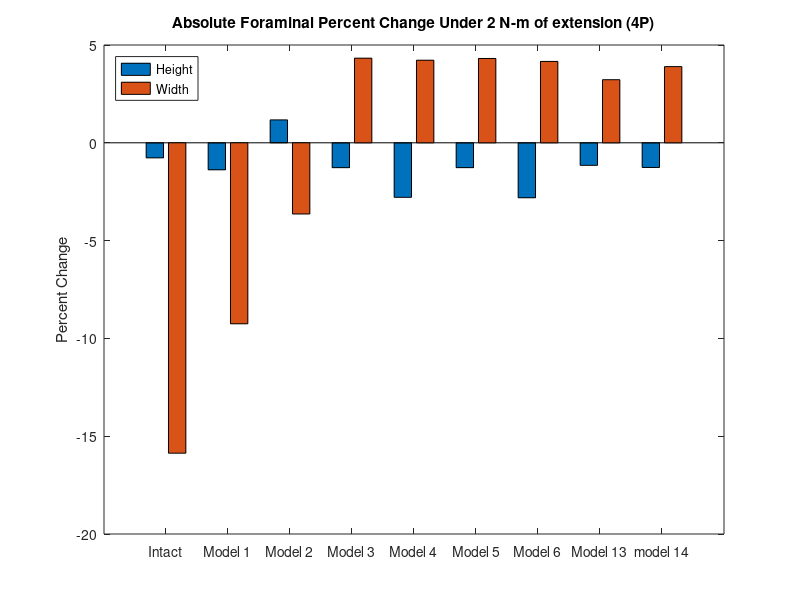
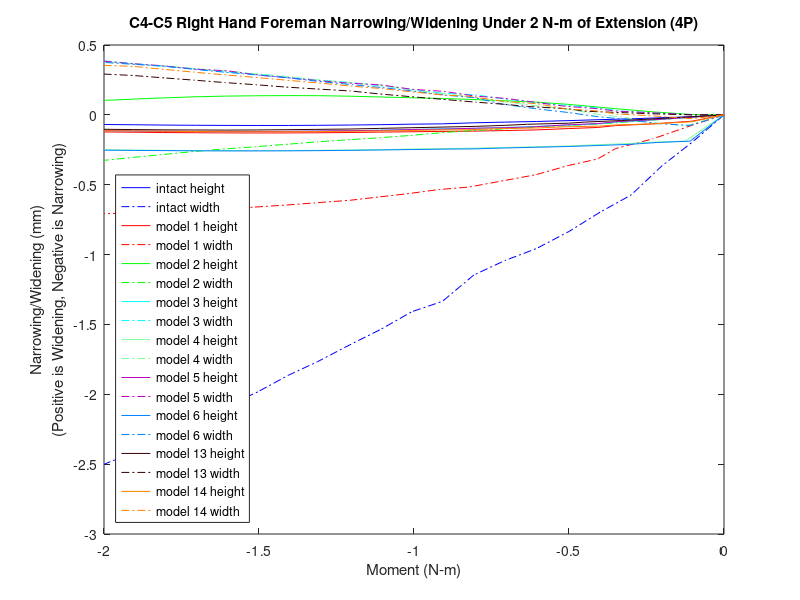

Write MATLAB code to recreate these figures, in order.
%% foreman height and width narrowing/widening 

% 4P!!
clear,clc
% for all models for the c3-c4 left hand side foreman under lateral bending (_n)
% 1297,16439,17116,14886

% Values for displacements have not been replaced. base coordinates have,
% but need checking. 
k=21;
zero1=[0 0 0 0 0 0 0 0 0 0 0 0 0 0 0 0 0 0 0 0 0];

mag15y=zero1;
mag15x=zero1;
width15=zero1;
height15=zero1;

mag14y=zero1;
mag14x=zero1;
width14=zero1;
height14=zero1;

mag13y=zero1;
mag13x=zero1;
width13=zero1;
height13=zero1;

mag6y=zero1;
mag6x=zero1;
width6=zero1;
height6=zero1;

mag5y=zero1;
mag5x=zero1;
width5=zero1;
height5=zero1;

mag4y=zero1;
mag4x=zero1;
width4=zero1;
height4=zero1;

mag3y=zero1;
mag3x=zero1;
width3=zero1;
height3=zero1;


mag2y=zero1;
mag2x=zero1;
width2=zero1;
height2=zero1;

mag1y=zero1;
mag1x=zero1;
width1=zero1;
height1=zero1;
% 1297,16439,17116,14886
%% model15_intact_TLC_4P
t15=[2 2.05 2.1 2.15 2.2 2.25 2.30198 2.35365 2.40358 2.45421 2.50322 2.55384 2.60384 2.65565 2.70225 2.75206 2.80139 2.85108 2.90339 2.95085 3];

% 1297
aa1=12.7746+[4.8745400e-01   7.1098000e-01   7.5894800e-01   7.8284700e-01   8.1055700e-01   8.6466900e-01   9.1772700e-01   9.5442400e-01   9.9266900e-01   1.0533800e+00   1.0750300e+00   1.1117600e+00   1.1430000e+00   1.1758400e+00   1.2010300e+00   1.2321200e+00   1.2582700e+00   1.2844500e+00   1.3094200e+00   1.3346200e+00   1.3540300e+00];
aa2=447.736+[1.5391800e+00   7.3117100e-02  -1.2879900e+00  -2.8774300e+00  -3.7581100e+00  -4.7082600e+00  -5.5177600e+00  -6.0889300e+00  -6.7514400e+00  -7.9321600e+00  -8.3829100e+00  -9.1527000e+00  -9.8147600e+00  -1.0525100e+01  -1.1091100e+01  -1.1786300e+01  -1.2376900e+01  -1.2996800e+01  -1.3598900e+01  -1.4229800e+01  -1.4714500e+01];
aa3=-690.116+[-1.1235400e+00  -1.0984800e+00  -1.0501600e+00  -1.0737400e+00  -1.1327100e+00  -1.2257600e+00  -1.3227900e+00  -1.3997200e+00  -1.4969100e+00  -1.6886600e+00  -1.7687100e+00  -1.9157100e+00  -2.0516100e+00  -2.2070600e+00  -2.3379800e+00  -2.5066500e+00  -2.6570300e+00  -2.8215900e+00  -2.9886000e+00  -3.1710600e+00  -3.3167800e+00];

% 16439
ab1=13.5613+[3.1910900e-01   4.8314600e-01   5.1638700e-01   5.2423200e-01   5.3838400e-01   5.7426200e-01   6.1039900e-01   6.3565800e-01   6.6204300e-01   7.0443000e-01   7.2006200e-01   7.4642700e-01   7.6849600e-01   7.9165700e-01   8.1024400e-01   8.3399100e-01   8.5463100e-01   8.7550300e-01   8.9527600e-01   9.1535900e-01   9.3026600e-01];
ab2=447.206+[1.0864800e+00   1.3108300e-02  -1.0086100e+00  -2.1850400e+00  -2.8240000e+00  -3.5050800e+00  -4.0815900e+00  -4.4876900e+00  -4.9591500e+00  -5.7980100e+00  -6.1183100e+00  -6.6657300e+00  -7.1362200e+00  -7.6424300e+00  -8.0467800e+00  -8.5437100e+00  -8.9666100e+00  -9.4116800e+00  -9.8452000e+00  -1.0300200e+01  -1.0650100e+01];
ab3=-699.132+[-9.9227400e-01  -9.9231100e-01  -9.5391000e-01  -9.7265800e-01  -1.0186800e+00  -1.0896000e+00  -1.1605400e+00  -1.2150100e+00  -1.2825500e+00  -1.4119200e+00  -1.4648700e+00  -1.5614200e+00  -1.6496300e+00  -1.7500100e+00  -1.8341100e+00  -1.9418500e+00  -2.0371800e+00  -2.1410000e+00  -2.2461400e+00  -2.3605600e+00  -2.4513100e+00];

% 17116
ac1=16.2684+[3.1756800e-01   4.9194000e-01   5.3138400e-01   5.4645000e-01   5.6556600e-01   6.0759700e-01   6.4963100e-01   6.7925800e-01   7.1052300e-01   7.6050600e-01   7.7871300e-01   8.0945400e-01   8.3528100e-01   8.6262600e-01   8.8443000e-01   9.1170300e-01   9.3518400e-01   9.5899600e-01   9.8161300e-01   1.0046100e+00   1.0217400e+00];
ac2=443.597+[1.2257500e+00   5.9939800e-02  -1.0529300e+00  -2.3371100e+00  -3.0367100e+00  -3.7847400e+00  -4.4197700e+00  -4.8681100e+00  -5.3893800e+00  -6.3190800e+00  -6.6747300e+00  -7.2832500e+00  -7.8071000e+00  -8.3715400e+00  -8.8228900e+00  -9.3783600e+00  -9.8517300e+00  -1.0350600e+01  -1.0837100e+01  -1.1348500e+01  -1.1742200e+01];
ac3=-706.266+[-1.1326600e+00  -1.0465100e+00  -9.2502300e-01  -8.5207800e-01  -8.5020900e-01  -8.7110300e-01  -9.0063000e-01  -9.2631500e-01  -9.6076000e-01  -1.0315700e+00  -1.0623800e+00  -1.1218600e+00  -1.1789000e+00  -1.2466500e+00  -1.3052500e+00  -1.3820200e+00  -1.4515400e+00  -1.5288000e+00  -1.6087400e+00  -1.6973800e+00  -1.7688100e+00];

% 14886
ad1=9.91704+[5.2208400e-01   7.4051400e-01   7.8165000e-01   7.9675600e-01   8.1873800e-01   8.6618600e-01   9.1289300e-01   9.4484100e-01   9.7771800e-01   1.0296100e+00   1.0481100e+00   1.0794700e+00   1.1060300e+00   1.1336900e+00   1.1548300e+00   1.1813200e+00   1.2036800e+00   1.2259200e+00   1.2470900e+00   1.2683500e+00   1.2848100e+00];
ad2=444.847+[1.4321600e+00   3.5929300e-02  -1.2518800e+00  -2.7480100e+00  -3.5722700e+00  -4.4582400e+00  -5.2101200e+00  -5.7389900e+00  -6.3512400e+00  -7.4392200e+00  -7.8536000e+00  -8.5601100e+00  -9.1663100e+00  -9.8152600e+00  -1.0331400e+01  -1.0964200e+01  -1.1500500e+01  -1.2062400e+01  -1.2607000e+01  -1.3176600e+01  -1.3613600e+01];
ad3=-691.954+[-1.0061900e+00  -1.0882900e+00  -1.1415000e+00  -1.2829500e+00  -1.4072900e+00  -1.5702900e+00  -1.7262500e+00  -1.8444100e+00  -1.9889900e+00  -2.2642800e+00  -2.3757000e+00  -2.5752100e+00  -2.7553100e+00  -2.9570300e+00  -3.1240000e+00  -3.3363700e+00  -3.5231600e+00  -3.7251500e+00  -3.9275400e+00  -4.1460800e+00  -4.3187800e+00];

ya1=aa1-ab1;
ya2=aa2-ab2;
ya3=aa3-ab3;
xa1=ad1-ac1;
xa2=ad2-ac2;
xa3=ad3-ac3;
x15=[xa1',xa2',xa3'];
y15=[ya1',ya2',ya3'];

for n=1:k
    mag15x(n)=sqrt(x15(n,1)^2+x15(n,2)^2+x15(n,3)^2);
end
for n=1:k
    mag15y(n)=sqrt(y15(n,1)^2+y15(n,2)^2+y15(n,3)^2);
end
for n=1:k
    width15(n)=mag15x(1,1)-mag15x(1,n);
end
for n=1:k
    height15(n)=mag15y(1,1)-mag15y(1,n);
end

%% model1_slideslide_tether/S2_4P
t1=[2 2.05126 2.11533 2.17471 2.20404 2.25121 2.30289 2.35286 2.41117 2.46025 2.51267 2.5564 2.60334 2.66048 2.70822 2.759 2.80923 2.85061 2.90524 2.95003 3];

% 1297
ae1=12.7746+[-3.0399900e-01  -7.5432800e-02   1.7124100e-01   3.3555600e-01   5.2012900e-01   6.3608500e-01   7.7414600e-01   8.5146400e-01   9.4529300e-01   9.8050100e-01   1.0412500e+00   1.0877300e+00   1.1378700e+00   1.1779500e+00   1.2141700e+00   1.2486200e+00   1.2814300e+00   1.3132300e+00   1.3442100e+00   1.3691800e+00   1.3877200e+00];
ae2=447.736+[2.4876100e+00   2.1333200e+00   1.3031900e+00   4.9049400e-01  -5.7909700e-01  -1.4160800e+00  -2.6571900e+00  -3.5536400e+00  -4.7884000e+00  -5.3235600e+00  -6.3504600e+00  -7.1985900e+00  -8.1879000e+00  -9.0433100e+00  -9.8663000e+00  -1.0717000e+01  -1.1562600e+01  -1.2396300e+01  -1.3214300e+01  -1.3908100e+01  -1.4435000e+01];
ae3=-690.116+[-1.1890200e+00  -1.5441500e+00  -1.5052000e+00  -1.4714800e+00  -1.4512800e+00  -1.4558700e+00  -1.4803200e+00  -1.5233000e+00  -1.6160100e+00  -1.6648600e+00  -1.7750100e+00  -1.8830100e+00  -2.0256600e+00  -2.1643200e+00  -2.3107800e+00  -2.4767200e+00  -2.6571400e+00  -2.8495800e+00  -3.0519100e+00  -3.2332900e+00  -3.3768400e+00];

% 16439
af1=13.5613+[-3.2124000e-01  -1.6303500e-01   9.5905500e-03   1.2867600e-01   2.6335500e-01   3.5166800e-01   4.5728400e-01   5.1578700e-01   5.8926400e-01   6.1745500e-01   6.6707100e-01   7.0612100e-01   7.4866500e-01   7.8295100e-01   8.1405200e-01   8.4366300e-01   8.7116700e-01   8.9720900e-01   9.2195500e-01   9.4280400e-01   9.5828000e-01];
af2=447.206+[1.8134300e+00   1.5675100e+00   1.0730500e+00   5.3485000e-01  -2.0687900e-01  -8.1640000e-01  -1.7312100e+00  -2.3881000e+00  -3.2941900e+00  -3.6872700e+00  -4.4433000e+00  -5.0697900e+00  -5.8015400e+00  -6.4366600e+00  -7.0502600e+00  -7.6856200e+00  -8.3182700e+00  -8.9429600e+00  -9.5560900e+00  -1.0077200e+01  -1.0473200e+01];
af3=-699.132+[-9.0469200e-01  -1.2342900e+00  -1.2170400e+00  -1.1938300e+00  -1.1754100e+00  -1.1748000e+00  -1.1828300e+00  -1.2079200e+00  -1.2667800e+00  -1.2972900e+00  -1.3663000e+00  -1.4340400e+00  -1.5220700e+00  -1.6077600e+00  -1.6992800e+00  -1.8037200e+00  -1.9180700e+00  -2.0404300e+00  -2.1687900e+00  -2.2841400e+00  -2.3753500e+00];

% 17116
ag1=16.2684+[-3.4470400e-01  -1.8110600e-01  -2.8080000e-03   1.1983000e-01   2.6099400e-01   3.5344800e-01   4.6249400e-01   5.2369400e-01   6.0257900e-01   6.3333500e-01   6.8845300e-01   7.3267800e-01   7.8096500e-01   8.2027700e-01   8.5633700e-01   8.9105400e-01   9.2361100e-01   9.5458600e-01   9.8411400e-01   1.0088400e+00   1.0271300e+00];
ag2=449.981+[1.9898500e+00   1.7346400e+00   1.1772800e+00   5.8534500e-01  -2.2589300e-01  -8.8573500e-01  -1.8753800e+00  -2.5890300e+00  -3.5769800e+00  -4.0067400e+00  -4.8346800e+00  -5.5221100e+00  -6.3263300e+00  -7.0254300e+00  -7.7017500e+00  -8.4030300e+00  -9.1022500e+00  -9.7937000e+00  -1.0473500e+01  -1.1052000e+01  -1.1492200e+01];
ag3=-696.273+[-1.0629800e+00  -1.3878200e+00  -1.3086600e+00  -1.2338100e+00  -1.1533300e+00  -1.1091600e+00  -1.0527300e+00  -1.0311700e+00  -1.0271200e+00  -1.0306700e+00  -1.0491200e+00  -1.0763400e+00  -1.1180000e+00  -1.1645800e+00  -1.2194700e+00  -1.2870200e+00  -1.3657300e+00  -1.4539300e+00  -1.5497000e+00  -1.6380400e+00  -1.7091300e+00];

% 14886
ah1=9.91704+[-2.6361700e-01  -3.2390600e-02   2.1627200e-01   3.8010000e-01   5.6064100e-01   6.7308300e-01   8.0776900e-01   8.8186500e-01   9.6914200e-01   1.0011100e+00   1.0549100e+00   1.0949800e+00   1.1378300e+00   1.1714800e+00   1.2014600e+00   1.2294700e+00   1.2559600e+00   1.2816300e+00   1.3067400e+00   1.3268400e+00   1.3417900e+00];
ah2=448.847+[2.3816500e+00   2.0363900e+00   1.2556700e+00   4.8951100e-01  -5.1738800e-01  -1.3071800e+00  -2.4780000e+00  -3.3198200e+00  -4.4739800e+00  -4.9725000e+00  -5.9265900e+00  -6.7121800e+00  -7.6263900e+00  -8.4150300e+00  -9.1721800e+00  -9.9532600e+00  -1.0728200e+01  -1.1490800e+01  -1.2237500e+01  -1.2869600e+01  -1.3348900e+01];
ah3=-691.954+[-1.0819800e+00  -1.4561000e+00  -1.5006100e+00  -1.5377100e+00  -1.6026100e+00  -1.6670700e+00  -1.7781600e+00  -1.8838800e+00  -2.0614200e+00  -2.1465800e+00  -2.3249400e+00  -2.4877400e+00  -2.6929800e+00  -2.8841900e+00  -3.0798400e+00  -3.2951900e+00  -3.5232000e+00  -3.7611000e+00  -4.0067200e+00  -4.2237200e+00  -4.3937200e+00];

xb1=ah1-ag1;
xb2=ah2-ag2;
xb3=ah3-ag3;
yb1=ae1-af1;
yb2=ae2-af2;
yb3=ae3-af3;
y1=[yb1',yb2',yb3'];
x1=[xb1',xb2',xb3'];

for n=1:k
    mag1x(n)=sqrt(x1(n,1)^2+x1(n,2)^2+x1(n,3)^2);
end
for n=1:k
    mag1y(n)=sqrt(y1(n,1)^2+y1(n,2)^2+y1(n,3)^2);
end
for n=1:k
    height1(n)=mag1y(1,1)-mag1y(1,n);
end
for n=1:k
    width1(n)=mag1x(1,1)-mag1x(1,n);
end
%% model2_SlideSlide_NoTether/S2_4P
t2=[2 2.05126 2.11533 2.17471 2.20447 2.25221 2.30059 2.35788 2.41099 2.45099 2.50605 2.55427 2.60174 2.65492 2.70335 2.75569 2.80363 2.85302 2.90564 2.95047 3];

% 1297
ai1=12.7746+[-1.7128900e-01  -8.8164100e-02   4.5072000e-03   8.9306500e-02   1.3015900e-01   1.8703300e-01   2.3213600e-01   2.7457000e-01   3.0187500e-01   3.1464600e-01   3.2275100e-01   3.1708800e-01   3.0058400e-01   2.6934100e-01   2.3010100e-01   1.7768100e-01   1.1919200e-01   5.1150900e-02  -3.0405800e-02  -1.0882200e-01  -2.0216700e-01];
ai2=447.736+[2.9455100e+00   2.9427700e+00   3.1435200e+00   3.4350500e+00   3.6115000e+00   3.9439200e+00   4.3446900e+00   4.9048300e+00   5.4995400e+00   5.9943200e+00   6.7456400e+00   7.4790400e+00   8.2577000e+00   9.1807600e+00   1.0063100e+01   1.1055400e+01   1.1992300e+01   1.2981100e+01   1.4046300e+01   1.4961500e+01   1.5978700e+01];
ai3=-690.116+[-1.4399000e+00  -1.6152200e+00  -1.7285100e+00  -1.8271600e+00  -1.8794400e+00  -1.9706400e+00  -2.0740100e+00  -2.2126500e+00  -2.3563800e+00  -2.4769300e+00  -2.6510600e+00  -2.7835500e+00  -2.9169900e+00  -3.0924700e+00  -3.2854000e+00  -3.5292100e+00  -3.7893600e+00  -4.0964600e+00  -4.4690100e+00  -4.8184500e+00  -5.2368300e+00];

% 16439
aj1=13.5613+[-2.2044400e-01  -1.6093200e-01  -9.1282300e-02  -2.6503500e-02   6.4047400e-03   5.6218300e-02   9.9823100e-02   1.4096200e-01   1.6905500e-01   1.8627100e-01   2.0360800e-01   2.0746200e-01   2.0321700e-01   1.9024500e-01   1.7006900e-01   1.4048700e-01   1.0417700e-01   5.8919900e-02   2.3127700e-04  -5.6368500e-02  -1.2613700e-01];
aj2=447.206+[2.1526800e+00   2.0836400e+00   2.1232800e+00   2.2403500e+00   2.3242400e+00   2.5024700e+00   2.7398600e+00   3.1042800e+00   3.5084500e+00   3.8468400e+00   4.3532000e+00   4.8300500e+00   5.3338500e+00   5.9338100e+00   6.5100800e+00   7.1646300e+00   7.7915400e+00   8.4618200e+00   9.2007100e+00   9.8512400e+00   1.0586300e+01];
aj3=-699.132+[-1.1264800e+00  -1.2958400e+00  -1.4034000e+00  -1.4939000e+00  -1.5402900e+00  -1.6179900e+00  -1.6982100e+00  -1.7976300e+00  -1.8971300e+00  -1.9758600e+00  -2.0744200e+00  -2.1187300e+00  -2.1471500e+00  -2.1825400e+00  -2.2245100e+00  -2.2821700e+00  -2.3524600e+00  -2.4427500e+00  -2.5678700e+00  -2.6960100e+00  -2.8577700e+00];

% 17116
ak1=16.2684+[-2.4201000e-01  -1.8086600e-01  -1.1116400e-01  -4.6880500e-02  -1.4139600e-02   3.5151000e-02   7.7525100e-02   1.1633000e-01   1.4190200e-01   1.5705100e-01   1.7143500e-01   1.7257200e-01   1.6503800e-01   1.4818900e-01   1.2448600e-01   9.1094500e-02   5.1492300e-02   3.0375700e-03  -5.8229900e-02  -1.1687600e-01  -1.8845700e-01];
ak2=449.981+[2.3669000e+00   2.3098600e+00   2.3817800e+00   2.5336300e+00   2.6360300e+00   2.8450200e+00   3.1159500e+00   3.5240300e+00   3.9709600e+00   4.3426300e+00   4.8992700e+00   5.4313700e+00   5.9948300e+00   6.6626000e+00   7.3002600e+00   8.0207300e+00   8.7059000e+00   9.4328800e+00   1.0225500e+01   1.0916700e+01   1.1691800e+01];
ak3=-696.273+[-1.3288600e+00  -1.5137500e+00  -1.6589700e+00  -1.7904900e+00  -1.8592900e+00  -1.9747100e+00  -2.0962200e+00  -2.2501000e+00  -2.4046300e+00  -2.5275000e+00  -2.6956400e+00  -2.8212300e+00  -2.9421400e+00  -3.0900100e+00  -3.2419400e+00  -3.4279000e+00  -3.6226000e+00  -3.8464000e+00  -4.1137700e+00  -4.3621100e+00  -4.6577900e+00];

% 14886
al1=9.91704+[-1.2909300e-01  -4.3783000e-02   5.2490000e-02   1.4108600e-01   1.8368200e-01   2.4347100e-01   2.9227100e-01   3.3957800e-01   3.7131800e-01   3.8741000e-01   3.9987600e-01   3.9782100e-01   3.8505000e-01   3.5776000e-01   3.2179400e-01   2.7238800e-01   2.1605800e-01   1.4965000e-01   6.8800000e-02  -9.3284500e-03  -1.0293900e-01];
al2=444.847+[2.8113300e+00   2.7900200e+00   2.9547100e+00   3.2095300e+00   3.3674000e+00   3.6701600e+00   4.0406400e+00   4.5656300e+00   5.1282600e+00   5.5988700e+00   6.3157500e+00   7.0155400e+00   7.7608300e+00   8.6489500e+00   9.5025800e+00   1.0468200e+01   1.1385500e+01   1.2359500e+01   1.3415700e+01   1.4328200e+01   1.5347800e+01];
al3=-691.954+[-1.2862800e+00  -1.4328900e+00  -1.4863300e+00  -1.5213500e+00  -1.5398100e+00  -1.5751100e+00  -1.6197300e+00  -1.6872800e+00  -1.7617300e+00  -1.8267000e+00  -1.9147600e+00  -1.9530100e+00  -1.9826000e+00  -2.0336100e+00  -2.1062300e+00  -2.2130000e+00  -2.3431000e+00  -2.5126200e+00  -2.7396400e+00  -2.9673700e+00  -3.2517300e+00];

xc1=al1-ak1;
xc2=al2-ak2;
xc3=al3-ak3;
yd1=ai1-aj1;
yd2=ai2-aj2;
yd3=ai3-aj3;
y2=[yd1',yd2',yd3'];
x2=[xc1',xc2',xc3'];

for n=1:k
    mag2x(n)=sqrt(x2(n,1)^2+x2(n,2)^2+x2(n,3)^2);
end
for n=1:k
    mag2y(n)=sqrt(y2(n,1)^2+y2(n,2)^2+y2(n,3)^2);
end
for n=1:k
    height2(n)=mag2y(1,1)-mag2y(1,n);
end
for n=1:k
    width2(n)=mag2x(1,1)-mag2x(1,n);
end

%% model3_APSlide_Tether/S2_4P
t3=[2 2.05126 2.11533 2.16533 2.20361 2.25215 2.30482 2.35211 2.4011 2.4565 2.50468 2.55973 2.60432 2.65144 2.70196 2.75595 2.80367 2.85248 2.91084 2.96199 3];
% 1297
am1=12.7746+[3.3679900e-01   3.7099400e-01   4.1994800e-01   4.6404000e-01   5.1469800e-01   5.5121900e-01   5.9551100e-01   6.3772100e-01   6.8600600e-01   7.0741300e-01   7.5554000e-01   8.0253000e-01   8.4096500e-01   8.6824400e-01   9.0392800e-01   9.5149000e-01   9.8181700e-01   1.0224500e+00   1.0666600e+00   1.1110500e+00   1.1418100e+00];
am2=447.736+[2.5609300e+00   2.4377700e+00   2.1414800e+00   1.8203700e+00   1.3974000e+00   1.0530500e+00   6.0577000e-01   1.3683600e-01  -4.4316100e-01  -7.1289400e-01  -1.3604400e+00  -2.0518300e+00  -2.6696600e+00  -3.1312000e+00  -3.7575100e+00  -4.5834500e+00  -5.1145800e+00  -5.8353700e+00  -6.6314300e+00  -7.4517200e+00  -8.0335100e+00];
am3=-690.116+[-1.7303000e+00  -1.7548300e+00  -1.7315700e+00  -1.6873900e+00  -1.6369100e+00  -1.6013100e+00  -1.5604000e+00  -1.5336600e+00  -1.5136000e+00  -1.5090400e+00  -1.5049300e+00  -1.5081300e+00  -1.5185100e+00  -1.5306800e+00  -1.5560000e+00  -1.6082800e+00  -1.6530100e+00  -1.7252500e+00  -1.8182800e+00  -1.9276300e+00  -2.0129900e+00];
% 16439
an1=13.5613+[1.6922800e-01   1.9168100e-01   2.1977400e-01   2.4291700e-01   2.6989700e-01   2.9216900e-01   3.1968200e-01   3.4723600e-01   3.8064200e-01   3.9635000e-01   4.3289800e-01   4.6895600e-01   4.9875200e-01   5.1966300e-01   5.4711600e-01   5.8474900e-01   6.0923600e-01   6.4243700e-01   6.7839200e-01   7.1449500e-01   7.3941400e-01];
an2=447.206+[1.8377900e+00   1.7848100e+00   1.6603600e+00   1.5164400e+00   1.3147200e+00   1.1295500e+00   8.7650200e-01   5.9973300e-01   2.4047900e-01   6.6673300e-02  -3.6406700e-01  -8.3459400e-01  -1.2629100e+00  -1.5871700e+00  -2.0329400e+00  -2.6307700e+00  -3.0184800e+00  -3.5472900e+00  -4.1347500e+00  -4.7447000e+00  -5.1795000e+00];
an3=-699.132+[-1.4183800e+00  -1.4364400e+00  -1.4174900e+00  -1.3796700e+00  -1.3341000e+00  -1.2995800e+00  -1.2579400e+00  -1.2288500e+00  -1.2019100e+00  -1.1929000e+00  -1.1748600e+00  -1.1589700e+00  -1.1487000e+00  -1.1436500e+00  -1.1441200e+00  -1.1606200e+00  -1.1805200e+00  -1.2164800e+00  -1.2660200e+00  -1.3269200e+00  -1.3757400e+00];
% 17116
ao1=16.2684+[1.5435300e-01   1.7770300e-01   2.0773000e-01   2.3364900e-01   2.6245200e-01   2.8613400e-01   3.1468400e-01   3.4226400e-01   3.7537700e-01   3.9112100e-01   4.2780800e-01   4.6381000e-01   4.9355500e-01   5.1460500e-01   5.4271600e-01   5.8259900e-01   6.0918500e-01   6.4575200e-01   6.8591800e-01   7.2671200e-01   7.5511700e-01];
ao2=449.981+[2.0571100e+00   1.9957000e+00   1.8426500e+00   1.6647400e+00   1.4239600e+00   1.2090700e+00   9.1887800e-01   6.0798100e-01   2.0854900e-01   1.6426900e-02  -4.5808100e-01  -9.7553800e-01  -1.4458800e+00  -1.8018500e+00  -2.2909400e+00  -2.9468000e+00  -3.3727500e+00  -3.9545000e+00  -4.6013800e+00  -5.2735000e+00  -5.7529000e+00];
ao3=-696.273+[-1.6334300e+00  -1.6427300e+00  -1.5935000e+00  -1.5210600e+00  -1.4356300e+00  -1.3716300e+00  -1.2933500e+00  -1.2305600e+00  -1.1647100e+00  -1.1384700e+00  -1.0802200e+00  -1.0223200e+00  -9.7554600e-01  -9.4379200e-01  -9.0907900e-01  -8.8119900e-01  -8.7330200e-01  -8.7231800e-01  -8.8228200e-01  -9.0367500e-01  -9.2529700e-01];
% 14886
ap1=9.91704+[3.8729600e-01   4.2114800e-01   4.6927400e-01   5.1194300e-01   5.6091600e-01   5.9576400e-01   6.3838100e-01   6.7933700e-01   7.2631500e-01   7.4698000e-01   7.9333900e-01   8.3872400e-01   8.7580900e-01   9.0198200e-01   9.3586900e-01   9.7982400e-01   1.0071800e+00   1.0432900e+00   1.0820700e+00   1.1205300e+00   1.1470100e+00];
ap2=444.847+[2.4108500e+00   2.3004800e+00   2.0341200e+00   1.7451000e+00   1.3627300e+00   1.0493300e+00   6.4072100e-01   2.0999600e-01  -3.2439100e-01  -5.7344500e-01  -1.1725500e+00  -1.8128400e+00  -2.3852900e+00  -2.8129100e+00  -3.3930500e+00  -4.1574300e+00  -4.6481100e+00  -5.3128900e+00  -6.0460500e+00  -6.8006300e+00  -7.3353100e+00];
ap3=-691.954+[-1.5620500e+00  -1.6079300e+00  -1.6344400e+00  -1.6411000e+00  -1.6523600e+00  -1.6614100e+00  -1.6748200e+00  -1.7001300e+00  -1.7398300e+00  -1.7612800e+00  -1.8161100e+00  -1.8790000e+00  -1.9402300e+00  -1.9890000e+00  -2.0620900e+00  -2.1738400e+00  -2.2553700e+00  -2.3761000e+00  -2.5206500e+00  -2.6808300e+00  -2.8009800e+00];

xe1=ap1-ao1;
xe2=ap2-ao2;
xe3=ap3-ao3;
yf1=am1-an1;
yf2=am2-an2;
yf3=am3-an3;
y3=[yf1',yf2',yf3'];
x3=[xe1',xe2',xe3'];

for n=1:k
    mag3x(n)=sqrt(x3(n,1)^2+x3(n,2)^2+x3(n,3)^2);
end
for n=1:k
    mag3y(n)=sqrt(y3(n,1)^2+y3(n,2)^2+y3(n,3)^2);
end
for n=1:k
    height3(n)=mag3y(1,1)-mag3y(1,n);
end
for n=1:k
    width3(n)=mag3x(1,1)-mag3x(1,n);
end


%% model4_APSlide_NoTether/S2_4P
t4=[2 2.0622 2.11523 2.15852 2.20492 2.25001 2.30364 2.35417 2.40231 2.45225 2.50547 2.55011 2.60474 2.65523 2.70472 2.7507 2.80007 2.85772 2.90074 2.95442 3];
% 1297
aq1=12.7746+[-4.3484900e-01   7.7115600e-01   9.6944200e-01   1.0219400e+00   1.0453500e+00   1.0799900e+00   1.1067800e+00   1.1328700e+00   1.1740100e+00   1.2131600e+00   1.2455100e+00   1.2774200e+00   1.2975000e+00   1.3169900e+00   1.3444000e+00   1.3655700e+00   1.3912100e+00   1.4171100e+00   1.4417900e+00   1.4597100e+00   1.4818000e+00];
aq2=447.736+[2.5760800e+00   6.7869600e-02  -1.7142600e+00  -3.3054200e+00  -4.1616200e+00  -5.2805600e+00  -6.0834400e+00  -6.8867600e+00  -7.7643400e+00  -8.5789300e+00  -9.3372400e+00  -1.0271600e+01  -1.0892900e+01  -1.1487600e+01  -1.2249300e+01  -1.2826200e+01  -1.3540600e+01  -1.4224100e+01  -1.4867100e+01  -1.5343500e+01  -1.5928700e+01];
aq3=-690.116+[-9.0088400e-02  -1.5935700e+00  -1.5460900e+00  -1.5639100e+00  -1.6050600e+00  -1.6880100e+00  -1.7638400e+00  -1.8520000e+00  -1.9680300e+00  -2.0909300e+00  -2.2171300e+00  -2.3868200e+00  -2.5105600e+00  -2.6371700e+00  -2.8108000e+00  -2.9501700e+00  -3.1315700e+00  -3.3148400e+00  -3.4960000e+00  -3.6348900e+00  -3.8108600e+00];
% 16439
ar1=13.5613+[-4.2097600e-01   4.8645600e-01   6.3670900e-01   6.7296500e-01   6.8741700e-01   7.0972300e-01   7.2834800e-01   7.4938700e-01   7.8368000e-01   8.1665900e-01   8.4440400e-01   8.7197500e-01   8.8945300e-01   9.0650000e-01   9.2995300e-01   9.4759400e-01   9.6859500e-01   9.8864900e-01   1.0090400e+00   1.0239700e+00   1.0421000e+00];
ar2=447.206+[1.7838300e+00   2.4788000e-03  -1.3394800e+00  -2.5238600e+00  -3.1468500e+00  -3.9539200e+00  -4.5307500e+00  -5.1089100e+00  -5.7401800e+00  -6.3281500e+00  -6.8765400e+00  -7.5504700e+00  -8.0005800e+00  -8.4334400e+00  -8.9887600e+00  -9.4101300e+00  -9.9336700e+00  -1.0435300e+01  -1.0908800e+01  -1.1260300e+01  -1.1692700e+01];
ar3=-699.132+[7.7023900e-02  -1.3386300e+00  -1.3044200e+00  -1.3100100e+00  -1.3344500e+00  -1.3858900e+00  -1.4326000e+00  -1.4865900e+00  -1.5593000e+00  -1.6364000e+00  -1.7147400e+00  -1.8169100e+00  -1.8917200e+00  -1.9690600e+00  -2.0762100e+00  -2.1621800e+00  -2.2743200e+00  -2.3874100e+00  -2.4996200e+00  -2.5856300e+00  -2.6942600e+00];
% 17116
as1=16.2684+[-4.5758100e-01   4.8659100e-01   6.4688500e-01   6.9095200e-01   7.0974200e-01   7.3787200e-01   7.6068200e-01   7.8581100e-01   8.2497900e-01   8.6262700e-01   8.9426100e-01   9.2525700e-01   9.4494400e-01   9.6421500e-01   9.9101900e-01   1.0111600e+00   1.0353300e+00   1.0584300e+00   1.0816900e+00   1.0987200e+00   1.1194600e+00];
as2=449.981+[1.9827400e+00   6.5555200e-02  -1.3903800e+00  -2.6802500e+00  -3.3614600e+00  -4.2463200e+00  -4.8801000e+00  -5.5163600e+00  -6.2119700e+00  -6.8604900e+00  -7.4660400e+00  -8.2115500e+00  -8.7100200e+00  -9.1898100e+00  -9.8063800e+00  -1.0274800e+01  -1.0857500e+01  -1.1416500e+01  -1.1944800e+01  -1.2337400e+01  -1.2821200e+01];
as3=-696.273+[-9.3101500e-02  -1.4002800e+00  -1.2641100e+00  -1.1809800e+00  -1.1591700e+00  -1.1516400e+00  -1.1570700e+00  -1.1703800e+00  -1.2001800e+00  -1.2386400e+00  -1.2815100e+00  -1.3400100e+00  -1.3864100e+00  -1.4371500e+00  -1.5112500e+00  -1.5727400e+00  -1.6552800e+00  -1.7408200e+00  -1.8277800e+00  -1.8954500e+00  -1.9819600e+00];
% 14886
at1=9.91704+[-3.8613900e-01   8.1893200e-01   1.0097000e+00   1.0519200e+00   1.0692500e+00   1.0958100e+00   1.1167400e+00   1.1370400e+00   1.1716400e+00   1.2046600e+00   1.2316700e+00   1.2581800e+00   1.2747000e+00   1.2906900e+00   1.3132300e+00   1.3307800e+00   1.3519300e+00   1.3736700e+00   1.3943600e+00   1.4093600e+00   1.4278900e+00];
at2=444.847+[2.4369800e+00   2.6297100e-02  -1.6665900e+00  -3.1621800e+00  -3.9613000e+00  -5.0017500e+00  -5.7459100e+00  -6.4887800e+00  -7.2985900e+00  -8.0488900e+00  -8.7460400e+00  -9.6029900e+00  -1.0171700e+01  -1.0715400e+01  -1.1409900e+01  -1.1935100e+01  -1.2584400e+01  -1.3204600e+01  -1.3787000e+01  -1.4217900e+01  -1.4746500e+01];
at3=-691.954+[6.2514600e-02  -1.6038700e+00  -1.6793400e+00  -1.8133500e+00  -1.9188100e+00  -2.0851400e+00  -2.2198000e+00  -2.3657700e+00  -2.5430400e+00  -2.7210000e+00  -2.8974800e+00  -3.1288000e+00  -3.2923200e+00  -3.4560400e+00  -3.6758300e+00  -3.8492500e+00  -4.0716200e+00  -4.2929100e+00  -4.5086400e+00  -4.6724500e+00  -4.8782300e+00];

xg1=at1-as1;
xg2=at2-as2;
xg3=at3-as3;
yh1=aq1-ar1;
yh2=aq2-ar2;
yh3=aq3-ar3;
y4=[yh1',yh2',yh3'];
x4=[xg1',xg2',xg3'];

for n=1:k
    mag4x(n)=sqrt(x4(n,1)^2+x4(n,2)^2+x4(n,3)^2);
end
for n=1:k
    mag4y(n)=sqrt(y4(n,1)^2+y4(n,2)^2+y4(n,3)^2);
end
for n=1:k
    height4(n)=mag4y(1,1)-mag4y(1,n);
end
for n=1:k
    width4(n)=mag4x(1,1)-mag4x(1,n);
end

%% model5_LatSlide_Tether/S2_4P
t5=[2 2.05126 2.11533 2.17471 2.20404 2.25806 2.30703 2.35279 2.40109 2.45138 2.50274 2.55389 2.60894 2.65187 2.70418 2.75649 2.80083 2.85242 2.90526 2.95387 3];
% 1297
au1=12.7746+[3.1852000e-01   3.5123300e-01   3.9800500e-01   4.3988000e-01   4.8137400e-01   5.1668400e-01   5.7683700e-01   6.1669800e-01   6.4097900e-01   6.9560900e-01   7.1997900e-01   7.7350000e-01   7.9657800e-01   8.2296900e-01   8.6075100e-01   9.0022000e-01   9.5320400e-01   9.7677300e-01   1.0231200e+00   1.0532800e+00   1.0911500e+00];
au2=447.736+[2.6057600e+00   2.4847200e+00   2.1953100e+00   1.8800600e+00   1.5153200e+00   1.1766900e+00   5.5689200e-01   8.4175100e-02  -2.1792800e-01  -9.4882100e-01  -1.2902900e+00  -2.1147700e+00  -2.4972000e+00  -2.9555400e+00  -3.6417200e+00  -4.3516800e+00  -5.3122200e+00  -5.7451900e+00  -6.6073200e+00  -7.1819100e+00  -7.9176200e+00];
au3=-690.116+[-1.7472500e+00  -1.7712400e+00  -1.7486000e+00  -1.7035800e+00  -1.6547200e+00  -1.6144800e+00  -1.5546800e+00  -1.5270500e+00  -1.5139500e+00  -1.4988300e+00  -1.4958700e+00  -1.4986900e+00  -1.5038500e+00  -1.5135800e+00  -1.5381000e+00  -1.5792300e+00  -1.6592800e+00  -1.7028200e+00  -1.8019600e+00  -1.8766500e+00  -1.9816000e+00];
% 16439
av1=13.5613+[1.4615900e-01   1.6730500e-01   1.9325700e-01   2.1450500e-01   2.3660600e-01   2.5695400e-01   2.9407300e-01   3.2077100e-01   3.3770200e-01   3.7861000e-01   3.9739400e-01   4.3857600e-01   4.5649000e-01   4.7689800e-01   5.0587100e-01   5.3694800e-01   5.7964400e-01   5.9886500e-01   6.3640200e-01   6.6092400e-01   6.9140800e-01];
av2=447.206+[1.8708400e+00   1.8193600e+00   1.6995600e+00   1.5591300e+00   1.3828000e+00   1.2105500e+00   8.6306500e-01   5.8181300e-01   3.9650300e-01  -7.7745500e-02  -3.0506900e-01  -8.6752500e-01  -1.1320600e+00  -1.4524400e+00  -1.9391100e+00  -2.4514300e+00  -3.1522200e+00  -3.4698200e+00  -4.1054600e+00  -4.5320600e+00  -5.0811200e+00];
av3=-699.132+[-1.4334300e+00  -1.4510100e+00  -1.4327400e+00  -1.3939100e+00  -1.3492600e+00  -1.3110900e+00  -1.2505800e+00  -1.2201500e+00  -1.2038100e+00  -1.1762900e+00  -1.1656800e+00  -1.1455700e+00  -1.1380500e+00  -1.1311200e+00  -1.1287300e+00  -1.1396400e+00  -1.1745400e+00  -1.1960900e+00  -1.2481900e+00  -1.2892200e+00  -1.3485900e+00];
% 17116
aw1=16.2684+[1.3041600e-01   1.5240100e-01   1.8018100e-01   2.0420500e-01   2.2848400e-01   2.5005500e-01   2.8936100e-01   3.1618200e-01   3.3311100e-01   3.7435400e-01   3.9342500e-01   4.3517100e-01   4.5324900e-01   4.7387500e-01   5.0365300e-01   5.3668400e-01   5.8339600e-01   6.0474700e-01   6.4695400e-01   6.7480800e-01   7.0974100e-01];
aw2=449.981+[2.0970500e+00   2.0372800e+00   1.8899100e+00   1.7159100e+00   1.5042300e+00   1.3015900e+00   9.0153700e-01   5.8576200e-01   3.7901500e-01  -1.4554900e-01  -3.9639700e-01  -1.0155300e+00  -1.3064400e+00  -1.6585800e+00  -2.1930400e+00  -2.7554100e+00  -3.5258000e+00  -3.8754500e+00  -4.5757100e+00  -5.0459700e+00  -5.6515000e+00];
aw3=-696.273+[-1.6551300e+00  -1.6640300e+00  -1.6163400e+00  -1.5431700e+00  -1.4626700e+00  -1.3939100e+00  -1.2821400e+00  -1.2178400e+00  -1.1808200e+00  -1.1062800e+00  -1.0743700e+00  -1.0041800e+00  -9.7390800e-01  -9.4013600e-01  -8.9882400e-01  -8.7125000e-01  -8.5580600e-01  -8.5520000e-01  -8.6434500e-01  -8.7755400e-01  -9.0226500e-01];
% 14886
ax1=9.91704+[3.7090600e-01   4.0327400e-01   4.4924700e-01   4.8963400e-01   5.2928600e-01   5.6295900e-01   6.1983100e-01   6.5813100e-01   6.8148900e-01   7.3371500e-01   7.5689300e-01   8.0782700e-01   8.2983400e-01   8.5498400e-01   8.9065600e-01   9.2698600e-01   9.7437300e-01   9.9511500e-01   1.0354800e+00   1.0614300e+00   1.0938200e+00];
ax2=444.847+[2.4504300e+00   2.3420500e+00   2.0819500e+00   1.7984300e+00   1.4690400e+00   1.1623000e+00   5.9755400e-01   1.6364800e-01  -1.1409500e-01  -7.8862500e-01  -1.1040900e+00  -1.8669700e+00  -2.2209100e+00  -2.6451600e+00  -3.2803400e+00  -3.9371300e+00  -4.8239800e+00  -5.2230200e+00  -6.0167200e+00  -6.5451500e+00  -7.2211900e+00];
ax3=-691.954+[-1.5725900e+00  -1.6178400e+00  -1.6442200e+00  -1.6496400e+00  -1.6545200e+00  -1.6609400e+00  -1.6773700e+00  -1.7018700e+00  -1.7205300e+00  -1.7756600e+00  -1.8037500e+00  -1.8775200e+00  -1.9143600e+00  -1.9609900e+00  -2.0384400e+00  -2.1312800e+00  -2.2779200e+00  -2.3505100e+00  -2.5055700e+00  -2.6160700e+00  -2.7653700e+00];

xi1=ax1-aw1;
xi2=ax2-aw2;
xi3=ax3-aw3;
yj1=au1-av1;
yj2=au2-av2;
yj3=au3-av3;
y5=[yj1',yj2',yj3'];
x5=[xi1',xi2',xi3'];

for n=1:k
    mag5x(n)=sqrt(x5(n,1)^2+x5(n,2)^2+x5(n,3)^2);
end
for n=1:k
    mag5y(n)=sqrt(y5(n,1)^2+y5(n,2)^2+y5(n,3)^2);
end
for n=1:k
    height5(n)=mag5y(1,1)-mag5y(1,n);
end
for n=1:k
    width5(n)=mag5x(1,1)-mag5x(1,n);
end


%% model6_LatSlide_NoTether/S2_4P
t6=[2 2.05467 2.1077 2.15244 2.20335 2.25035 2.30555 2.35774 2.40313 2.45015 2.50252 2.55284 2.60017 2.65712 2.70364 2.75106 2.80515 2.85128 2.90047 2.95082 3];
% 1297
ay1=12.7746+[-4.3481100e-01   2.7027800e-01   4.8117100e-01   7.6175300e-01   8.7768500e-01   9.7106700e-01   1.0261400e+00   1.0671800e+00   1.1089700e+00   1.1287200e+00   1.1646500e+00   1.1945900e+00   1.2178800e+00   1.2446500e+00   1.2726800e+00   1.2955000e+00   1.3216400e+00   1.3471100e+00   1.3772400e+00   1.3955100e+00   1.4147100e+00];
ay2=447.736+[2.5760400e+00   1.2282000e+00   3.4841400e-01  -1.2998700e+00  -2.4509700e+00  -3.6764200e+00  -4.7137400e+00  -5.7881600e+00  -7.2124500e+00  -7.7390500e+00  -8.6225300e+00  -9.3754100e+00  -1.0010700e+01  -1.0789600e+01  -1.1605800e+01  -1.2238400e+01  -1.2963300e+01  -1.3645300e+01  -1.4478800e+01  -1.4971700e+01  -1.5487000e+01];
ay3=-690.116+[-9.1370300e-02  -1.5649800e+00  -1.5202200e+00  -1.4964000e+00  -1.5136200e+00  -1.5654400e+00  -1.6354300e+00  -1.7287100e+00  -1.8835800e+00  -1.9531500e+00  -2.0835600e+00  -2.2085500e+00  -2.3231400e+00  -2.4756600e+00  -2.6497100e+00  -2.7947200e+00  -2.9705700e+00  -3.1455300e+00  -3.3718900e+00  -3.5120200e+00  -3.6631800e+00];
% 16439
az1=13.5613+[-4.2095300e-01   8.7092800e-02   2.4300400e-01   4.5766800e-01   5.4544000e-01   6.1607700e-01   6.5695400e-01   6.8820100e-01   7.2287800e-01   7.3970900e-01   7.7071300e-01   7.9641400e-01   8.1637000e-01   8.3951100e-01   8.6363600e-01   8.8263400e-01   9.0414200e-01   9.2370300e-01   9.4835000e-01   9.6350200e-01   9.7921600e-01];
az2=447.206+[1.7840500e+00   9.1511800e-01   3.1193000e-01  -9.0261000e-01  -1.7637900e+00  -2.6728200e+00  -3.4364800e+00  -4.2230200e+00  -5.2609300e+00  -5.6441100e+00  -6.2863200e+00  -6.8334600e+00  -7.2961600e+00  -7.8652800e+00  -8.4639600e+00  -8.9286800e+00  -9.4624200e+00  -9.9648200e+00  -1.0581200e+01  -1.0946400e+01  -1.1328500e+01];
az3=-699.132+[7.5821900e-02  -1.2819300e+00  -1.2538600e+00  -1.2375500e+00  -1.2479100e+00  -1.2823300e+00  -1.3281500e+00  -1.3868300e+00  -1.4811700e+00  -1.5241600e+00  -1.6042800e+00  -1.6802500e+00  -1.7496600e+00  -1.8426200e+00  -1.9502600e+00  -2.0403200e+00  -2.1496700e+00  -2.2580800e+00  -2.3988700e+00  -2.4861600e+00  -2.5800300e+00];
% 17116
ba1=16.2684+[-4.5755800e-01   7.5019200e-02   2.3720200e-01   4.6388800e-01   5.5838600e-01   6.3516800e-01   6.8154500e-01   7.1857100e-01   7.6099000e-01   7.8087600e-01   8.1649300e-01   8.4590500e-01   8.6886800e-01   8.9559000e-01   9.2345500e-01   9.4549900e-01   9.7045500e-01   9.9327400e-01   1.0219100e+00   1.0394200e+00   1.0576300e+00];
ba2=449.981+[1.9828700e+00   1.0384800e+00   3.7454900e-01  -9.4340300e-01  -1.8765300e+00  -2.8646300e+00  -3.6980200e+00  -4.5594700e+00  -5.7006800e+00  -6.1228200e+00  -6.8311200e+00  -7.4353700e+00  -7.9469800e+00  -8.5769300e+00  -9.2403200e+00  -9.7559900e+00  -1.0349000e+01  -1.0908000e+01  -1.1594800e+01  -1.2002100e+01  -1.2429100e+01];
ba3=-696.273+[-9.4209400e-02  -1.3938900e+00  -1.3088200e+00  -1.2026500e+00  -1.1527900e+00  -1.1232700e+00  -1.1155800e+00  -1.1194200e+00  -1.1423800e+00  -1.1598300e+00  -1.1976800e+00  -1.2384000e+00  -1.2785700e+00  -1.3363800e+00  -1.4081900e+00  -1.4712700e+00  -1.5503500e+00  -1.6310400e+00  -1.7388900e+00  -1.8072000e+00  -1.8815500e+00];
% 14886
bb1=9.91704+[-3.8609900e-01   3.1880300e-01   5.2861400e-01   8.0116400e-01   9.1041700e-01   9.9670200e-01   1.0448200e+00   1.0781500e+00   1.1092700e+00   1.1249500e+00   1.1546000e+00   1.1794000e+00   1.1984200e+00   1.2200300e+00   1.2427800e+00   1.2614100e+00   1.2828300e+00   1.3039700e+00   1.3287800e+00   1.3439000e+00   1.3597900e+00];
bb2=444.847+[2.4370000e+00   1.1557500e+00   3.2154000e-01  -1.2413700e+00  -2.3282100e+00  -3.4800000e+00  -4.4496000e+00  -5.4489800e+00  -6.7670200e+00  -7.2529400e+00  -8.0669300e+00  -8.7590300e+00  -9.3420200e+00  -1.0055500e+01  -1.0801600e+01  -1.1378900e+01  -1.2039300e+01  -1.2659500e+01  -1.3415900e+01  -1.3862400e+01  -1.4328600e+01];
bb3=-691.954+[6.1123100e-02  -1.5262700e+00  -1.5521700e+00  -1.6427700e+00  -1.7387900e+00  -1.8757400e+00  -2.0183600e+00  -2.1870600e+00  -2.4408700e+00  -2.5460300e+00  -2.7352500e+00  -2.9093600e+00  -3.0645200e+00  -3.2656200e+00  -3.4890900e+00  -3.6712300e+00  -3.8885200e+00  -4.1014100e+00  -4.3724600e+00  -4.5381600e+00  -4.7154400e+00];

xk1=bb1-ba1;
xk2=bb2-ba2;
xk3=bb3-ba3;
yl1=ay1-az1;
yl2=ay2-az2;
yl3=ay3-az3;
y6=[yl1',yl2',yl3'];
x6=[xk1',xk2',xk3'];

for n=1:k
    mag6x(n)=sqrt(x6(n,1)^2+x6(n,2)^2+x6(n,3)^2);
end
for n=1:k
    mag6y(n)=sqrt(y6(n,1)^2+y6(n,2)^2+y6(n,3)^2);
end
for n=1:k
    height6(n)=mag6y(1,1)-mag6y(1,n);
end
for n=1:k
    width6(n)=mag6x(1,1)-mag6x(1,n);
end


%% model13_Fixed_Tether_S2_4P
t13=[2 2.05126 2.11533 2.16533 2.2247 2.25107 2.31707 2.35251 2.40079 2.4548 2.50774 2.55564 2.60228 2.65931 2.70659 2.75382 2.80395 2.85431 2.90296 2.95231 3];
% 1297
bc1=12.7746+[3.8812000e-01   4.0802100e-01   4.3826100e-01   4.6620200e-01   4.9560400e-01   5.2580300e-01   5.5808200e-01   5.8754100e-01   6.1577000e-01   6.4493100e-01   6.7493000e-01   7.0498900e-01   7.4034000e-01   7.6530600e-01   7.8793500e-01   8.1762000e-01   8.4639900e-01   8.8082100e-01   9.1552500e-01   9.5439500e-01   9.7857400e-01];
bc2=447.736+[2.8364000e+00   2.7600000e+00   2.5710600e+00   2.3628600e+00   2.1119100e+00   1.8342100e+00   1.5295900e+00   1.2023800e+00   8.5180300e-01   4.8505600e-01   1.0098600e-01  -3.0233600e-01  -8.0094200e-01  -1.1767600e+00  -1.5260100e+00  -2.0015200e+00  -2.4796900e+00  -3.0464500e+00  -3.6054900e+00  -4.2245400e+00  -4.6086900e+00];
bc3=-690.116+[-1.3218300e+00  -1.3379700e+00  -1.3241500e+00  -1.2925600e+00  -1.2478900e+00  -1.2073400e+00  -1.1681300e+00  -1.1272200e+00  -1.0891800e+00  -1.0623300e+00  -1.0432700e+00  -1.0289700e+00  -1.0158600e+00  -1.0094100e+00  -1.0056200e+00  -1.0042500e+00  -1.0071700e+00  -1.0182000e+00  -1.0385400e+00  -1.0702700e+00  -1.0944800e+00];
% 16439
bd1=13.5613+[2.2240800e-01   2.3519300e-01   2.5131600e-01   2.6440700e-01   2.7779900e-01   2.9190600e-01   3.0784100e-01   3.2285700e-01   3.3894200e-01   3.5664400e-01   3.7538800e-01   3.9511800e-01   4.1912700e-01   4.3654900e-01   4.5237900e-01   4.7311100e-01   4.9341300e-01   5.1876300e-01   5.4452500e-01   5.7392000e-01   5.9256100e-01];
bd2=447.206+[2.0702900e+00   2.0412000e+00   1.9731400e+00   1.8924400e+00   1.7896700e+00   1.6668800e+00   1.5174400e+00   1.3485500e+00   1.1595800e+00   9.5385100e-01   7.2709600e-01   4.7845200e-01   1.6278400e-01  -8.2041100e-02  -3.1220300e-01  -6.3143800e-01  -9.5836700e-01  -1.3516200e+00  -1.7453100e+00  -2.1871900e+00  -2.4641000e+00];
bd3=-699.132+[-1.1512300e+00  -1.1613400e+00  -1.1487100e+00  -1.1218400e+00  -1.0824200e+00  -1.0484700e+00  -1.0134700e+00  -9.7403600e-01  -9.3478400e-01  -9.0595200e-01  -8.8237000e-01  -8.6114000e-01  -8.3710700e-01  -8.2091100e-01  -8.0693300e-01  -7.9049800e-01  -7.7724100e-01  -7.6815200e-01  -7.6628200e-01  -7.7177500e-01  -7.7898300e-01];
% 17116
be1=16.2684+[2.0733300e-01   2.2050800e-01   2.3788300e-01   2.5271500e-01   2.6811900e-01   2.8377600e-01   3.0163600e-01   3.1680700e-01   3.3245300e-01   3.4987200e-01   3.6844800e-01   3.8807300e-01   4.1187700e-01   4.2905300e-01   4.4462100e-01   4.6496100e-01   4.8499100e-01   5.1048900e-01   5.3698300e-01   5.6785700e-01   5.8773200e-01];
be2=449.981+[2.3181800e+00   2.2841600e+00   2.1978800e+00   2.0945300e+00   1.9634400e+00   1.8140800e+00   1.6366400e+00   1.4388800e+00   1.2202100e+00   9.8637000e-01   7.3156500e-01   4.5404700e-01   1.0282300e-01  -1.6855500e-01  -4.2341900e-01  -7.7619500e-01  -1.1368400e+00  -1.5703700e+00  -2.0040200e+00  -2.4905700e+00  -2.7954200e+00];
be3=-696.273+[-1.3985200e+00  -1.4032500e+00  -1.3707700e+00  -1.3198500e+00  -1.2508200e+00  -1.1894500e+00  -1.1264800e+00  -1.0570700e+00  -9.8703600e-01  -9.2977900e-01  -8.7851200e-01  -8.2941500e-01  -7.7176600e-01  -7.3091700e-01  -6.9437300e-01  -6.4788600e-01  -6.0520600e-01  -5.6226000e-01  -5.2818100e-01  -4.9924500e-01  -4.8568700e-01];
% 14886
bf1=9.91704+[4.3791600e-01   4.5749500e-01   4.8698100e-01   5.1399500e-01   5.4222700e-01   5.7070200e-01   6.0074800e-01   6.2930200e-01   6.5707200e-01   6.8543300e-01   7.1445200e-01   7.4347700e-01   7.7757600e-01   8.0171800e-01   8.2361500e-01   8.5246100e-01   8.8038900e-01   9.1349700e-01   9.4630600e-01   9.8259200e-01   1.0049100e+00];
bf2=444.847+[2.6550600e+00   2.5878000e+00   2.4199300e+00   2.2340700e+00   2.0097600e+00   1.7599100e+00   1.4845800e+00   1.1874100e+00   8.6822500e-01   5.3332600e-01   1.8147800e-01  -1.8900000e-01  -6.4745900e-01  -9.9373000e-01  -1.3156000e+00  -1.7542300e+00  -2.1956800e+00  -2.7187100e+00  -3.2344200e+00  -3.8052400e+00  -4.1592700e+00];
bf3=-691.954+[-1.0947100e+00  -1.1264300e+00  -1.1489100e+00  -1.1548800e+00  -1.1536800e+00  -1.1562700e+00  -1.1602700e+00  -1.1643200e+00  -1.1723800e+00  -1.1901800e+00  -1.2145600e+00  -1.2430400e+00  -1.2804100e+00  -1.3100300e+00  -1.3388100e+00  -1.3802600e+00  -1.4244200e+00  -1.4825100e+00  -1.5470700e+00  -1.6256200e+00  -1.6778700e+00];

xm1=bf1-be1;
xm2=bf2-be2;
xm3=bf3-be3;
yn1=bc1-bd1;
yn2=bc2-bd2;
yn3=bc3-bd3;
y13=[yn1',yn2',yn3'];
x13=[xm1',xm2',xm3'];

for n=1:k
    mag13x(n)=sqrt(x13(n,1)^2+x13(n,2)^2+x13(n,3)^2);
end
for n=1:k
    mag13y(n)=sqrt(y13(n,1)^2+y13(n,2)^2+y13(n,3)^2);
end
for n=1:k
    height13(n)=mag13y(1,1)-mag13y(1,n);
end
for n=1:k
    width13(n)=mag13x(1,1)-mag13x(1,n);
end


%% model14_Fixed_NoTether/S2_4P
t14=[2 2.05126 2.11533 2.17471 2.20107 2.25678 2.30078 2.35474 2.41562 2.45083 2.5117 2.55021 2.60026 2.65289 2.70081 2.75198 2.8011 2.85607 2.90043 2.95245 3];

% 1297
bg1=12.7746+[-2.9740500e-01   1.0621500e-01   5.1226600e-01   6.7425800e-01   8.2812900e-01   9.0504900e-01   1.0220500e+00   1.0697900e+00   1.1690700e+00   1.1825300e+00   1.2400100e+00   1.2732700e+00   1.3036800e+00   1.3398700e+00   1.3683000e+00   1.3977900e+00   1.4232600e+00   1.4541300e+00   1.4828400e+00   1.5183800e+00   1.5303300e+00];
bg2=447.736+[2.7438700e+00   2.2053700e+00   8.7141000e-01   2.2056200e-02  -1.3156200e+00  -2.2208300e+00  -3.8123300e+00  -4.4976700e+00  -6.0571200e+00  -6.2798800e+00  -7.3471100e+00  -8.0512400e+00  -8.7334000e+00  -9.5699700e+00  -1.0262000e+01  -1.1015400e+01  -1.1693400e+01  -1.2489100e+01  -1.3202000e+01  -1.4076800e+01  -1.4370100e+01];
bg3=-690.116+[-7.2232400e-01  -1.1523700e+00  -1.0782400e+00  -1.0475600e+00  -1.0159400e+00  -1.0234200e+00  -1.0901500e+00  -1.1344800e+00  -1.2729600e+00  -1.2967300e+00  -1.4245400e+00  -1.5203600e+00  -1.6226100e+00  -1.7609000e+00  -1.8860200e+00  -2.0327000e+00  -2.1740200e+00  -2.3527000e+00  -2.5241600e+00  -2.7487100e+00  -2.8272100e+00];
% 16439
bh1=13.5613+[-2.9872300e-01  -1.1781600e-02   2.8534100e-01   4.0784800e-01   5.2425100e-01   5.8075900e-01   6.6801500e-01   7.0434400e-01   7.8132100e-01   7.9181600e-01   8.3700700e-01   8.6328500e-01   8.8699900e-01   9.1493400e-01   9.3742800e-01   9.6119300e-01   9.8213400e-01   1.0077900e+00   1.0312400e+00   1.0602300e+00   1.0698000e+00];
bh2=447.206+[2.0430200e+00   1.6393500e+00   7.6322700e-01   1.5266400e-01  -8.3870900e-01  -1.5125500e+00  -2.6905300e+00  -3.1940200e+00  -4.3359200e+00  -4.4990200e+00  -5.2801600e+00  -5.7961100e+00  -6.2959800e+00  -6.9099100e+00  -7.4187600e+00  -7.9741900e+00  -8.4745500e+00  -9.0625100e+00  -9.5901200e+00  -1.0238300e+01  -1.0455500e+01];
bh3=-699.132+[-5.8657500e-01  -9.9448000e-01  -9.5622000e-01  -9.3487900e-01  -9.0543000e-01  -9.0760700e-01  -9.4973600e-01  -9.7646900e-01  -1.0607300e+00  -1.0753300e+00  -1.1534000e+00  -1.2114800e+00  -1.2734700e+00  -1.3579900e+00  -1.4347900e+00  -1.5254400e+00  -1.6129500e+00  -1.7242600e+00  -1.8314800e+00  -1.9720100e+00  -2.0208800e+00];
% 17116
bi1=16.2684+[-3.2813800e-01  -2.8665300e-02   2.8014000e-01   4.0790400e-01   5.2887800e-01   5.8824700e-01   6.8324400e-01   7.2341100e-01   8.0934800e-01   8.2113900e-01   8.7221500e-01   9.0218400e-01   9.2946600e-01   9.6185500e-01   9.8800800e-01   1.0157500e+00   1.0402200e+00   1.0700600e+00   1.0972900e+00   1.1308900e+00   1.1420200e+00];
bi2=449.981+[2.2464200e+00   1.8308800e+00   8.6242300e-01   1.9864200e-01  -8.7502100e-01  -1.6046300e+00  -2.8858500e+00  -3.4356500e+00  -4.6866600e+00  -4.8656700e+00  -5.7241800e+00  -6.2921500e+00  -6.8430400e+00  -7.5204800e+00  -8.0825900e+00  -8.6968700e+00  -9.2509700e+00  -9.9029500e+00  -1.0488800e+01  -1.1209900e+01  -1.1451900e+01];
bi3=-696.273+[-7.6833000e-01  -1.1756500e+00  -1.0493400e+00  -9.7871500e-01  -8.7335300e-01  -8.2627200e-01  -7.8422400e-01  -7.7540500e-01  -7.8015200e-01  -7.8363800e-01  -8.0899200e-01  -8.3293000e-01  -8.6254300e-01  -9.0833400e-01  -9.5388100e-01  -1.0112800e+00  -1.0695400e+00  -1.1474100e+00  -1.2255000e+00  -1.3312500e+00  -1.3686700e+00];
% 14886
bk1=9.91704+[-2.5342700e-01   1.5110000e-01   5.5650100e-01   7.1582200e-01   8.6639700e-01   9.4053200e-01   1.0488400e+00   1.0920400e+00   1.1804000e+00   1.1922600e+00   1.2422100e+00   1.2706000e+00   1.2962400e+00   1.3264800e+00   1.3500000e+00   1.3741500e+00   1.3948500e+00   1.4201400e+00   1.4438900e+00   1.4733700e+00   1.4833200e+00];
bk2=444.847+[2.6061700e+00   2.0743400e+00   8.0757000e-01   6.6761700e-04  -1.2693300e+00  -2.1264400e+00  -3.6236700e+00  -4.2648100e+00  -5.7173300e+00  -5.9242500e+00  -6.9136700e+00  -7.5649500e+00  -8.1946900e+00  -8.9653800e+00  -9.6017200e+00  -1.0293200e+01  -1.0914100e+01  -1.1641200e+01  -1.2291400e+01  -1.3087500e+01  -1.3353900e+01];
bk3=-691.954+[-5.6563500e-01  -1.0084000e+00  -1.0463100e+00  -1.0784700e+00  -1.1425000e+00  -1.2132600e+00  -1.3911800e+00  -1.4836700e+00  -1.7310200e+00  -1.7700800e+00  -1.9704000e+00  -2.1130900e+00  -2.2598900e+00  -2.4515800e+00  -2.6197600e+00  -2.8122700e+00  -2.9939900e+00  -3.2189400e+00  -3.4306500e+00  -3.7030600e+00  -3.7972600e+00];

xo1=bk1-bi1;
xo2=bk2-bi2;
xo3=bk3-bi3;
yp1=bg1-bh1;
yp2=bg2-bh2;
yp3=bg3-bh3;
x14=[xo1',xo2',xo3'];
y14=[yp1',yp2',yp3'];

for n=1:k
    mag14x(n)=sqrt(x14(n,1)^2+x14(n,2)^2+x14(n,3)^2);
end
for n=1:k
    mag14y(n)=sqrt(y14(n,1)^2+y14(n,2)^2+y14(n,3)^2);
end
for n=1:k
    height14(n)=mag14y(1,1)-mag14y(1,n);
end
for n=1:k
    width14(n)=mag14x(1,1)-mag14x(1,n);
end

%% Percent change
% bar plot
figure(1)
pc15x=(mag15x(21)/mag15x(1)*100)-100;
pc15y=(mag15y(21)/mag15y(1)*100)-100;
pc15=[pc15y,pc15x];

pc1x=(mag1x(21)/mag1x(1)*100)-100;
pc1y=(mag1y(21)/mag1y(1)*100)-100;
pc1=[pc1y,pc1x];

pc2x=(mag2x(21)/mag2x(1)*100)-100;
pc2y=(mag2y(21)/mag2y(1)*100)-100;
pc2=[pc2y,pc2x];

pc3x=(mag3x(21)/mag3x(1)*100)-100;
pc3y=(mag3y(21)/mag3y(1)*100)-100;
pc3=[pc3y,pc3x];

pc4x=(mag4x(21)/mag4x(1)*100)-100;
pc4y=(mag4y(21)/mag4y(1)*100)-100;
pc4=[pc4y,pc4x];

pc5x=(mag5x(21)/mag5x(1)*100)-100;
pc5y=(mag5y(21)/mag5y(1)*100)-100;
pc5=[pc5y,pc5x];

pc6x=(mag6x(21)/mag6x(1)*100)-100;
pc6y=(mag6y(21)/mag6y(1)*100)-100;
pc6=[pc6y,pc6x];

pc13x=(mag13x(21)/mag13x(1)*100)-100;
pc13y=(mag13y(21)/mag13y(1)*100)-100;
pc13=[pc13y,pc13x];


pc14x=(mag14x(21)/mag14x(1)*100)-100;
pc14y=(mag14y(21)/mag14y(1)*100)-100;
pc14=[pc14y,pc14x];

PC=[pc15;pc1;pc2;pc3;pc4;pc5;pc6;pc13;pc14];
bar(PC)
xticklabels({'Intact','Model 1','Model 2', 'Model 3','Model 4','Model 5','Model 6','Model 13','model 14'})
ylabel('Percent Change')
legend('Height','Width','location','northwest')
title('Absolute Foraminal Percent Change Under 2 N-m of extension (4P)')

%% figures
figure(2)

plot((t15-2)*(-2),-1*height15,'b')
hold on
plot((t15-2)*(-2),-1*width15,'-.b')
hold on

plot((t1-2)*(-2),-1*height1,'r')
hold on
plot((t1-2)*(-2),-1*width1,'-.r')
hold on

plot((t2-2)*(-2),-1*height2,'g')
hold on
plot((t2-2)*(-2),-1*width2,'-.g')
hold on

plot((t3-2)*(-2),-1*height3,'c')
hold on
plot((t3-2)*(-2),-1*width3,'-.c')
hold on

plot((t4-2)*(-2),-1*height4,'color',[.49 1 .63])
hold on
plot((t4-2)*(-2),-1*width4,'-.','color',[.49 1 .63])
hold on

plot((t5-2)*(-2),-1*height5,'color',[0.75, 0, 0.75])
hold on
plot((t5-2)*(-2),-1*width5,'-.','color',[0.75, 0, 0.75])
hold on

plot((t6-2)*(-2),-1*height6,'color',[0 0.5 1])
hold on
plot((t6-2)*(-2),-1*width6,'-.','color',[0 0.5 1])
hold on

plot((t13-2)*(-2),-1*height13,'color',[0.2 0 0])
hold on
plot((t13-2)*(-2),-1*width13,'-.','color',[0.2 0 0])
hold on

plot((t14-2)*(-2),-1*height14,'color',[1 .5 0])
hold on
plot((t14-2)*(-2),-1*width14,'-.','color',[1 .5 0])
hold on

xlabel('Moment (N-m)')
ylabel({'Narrowing/Widening (mm)';'(Positive is Widening, Negative is Narrowing)'})
title('C4-C5 Right Hand Foreman Narrowing/Widening Under 2 N-m of Extension (4P)')
legend('intact height','intact width','model 1 height', 'model 1 width','model 2 height','model 2 width','model 3 height', 'model 3 width','model 4 height','model 4 width','model 5 height','model 5 width','model 6 height','model 6 width','model 13 height','model 13 width','model 14 height','model 14 width','location','southwest')
